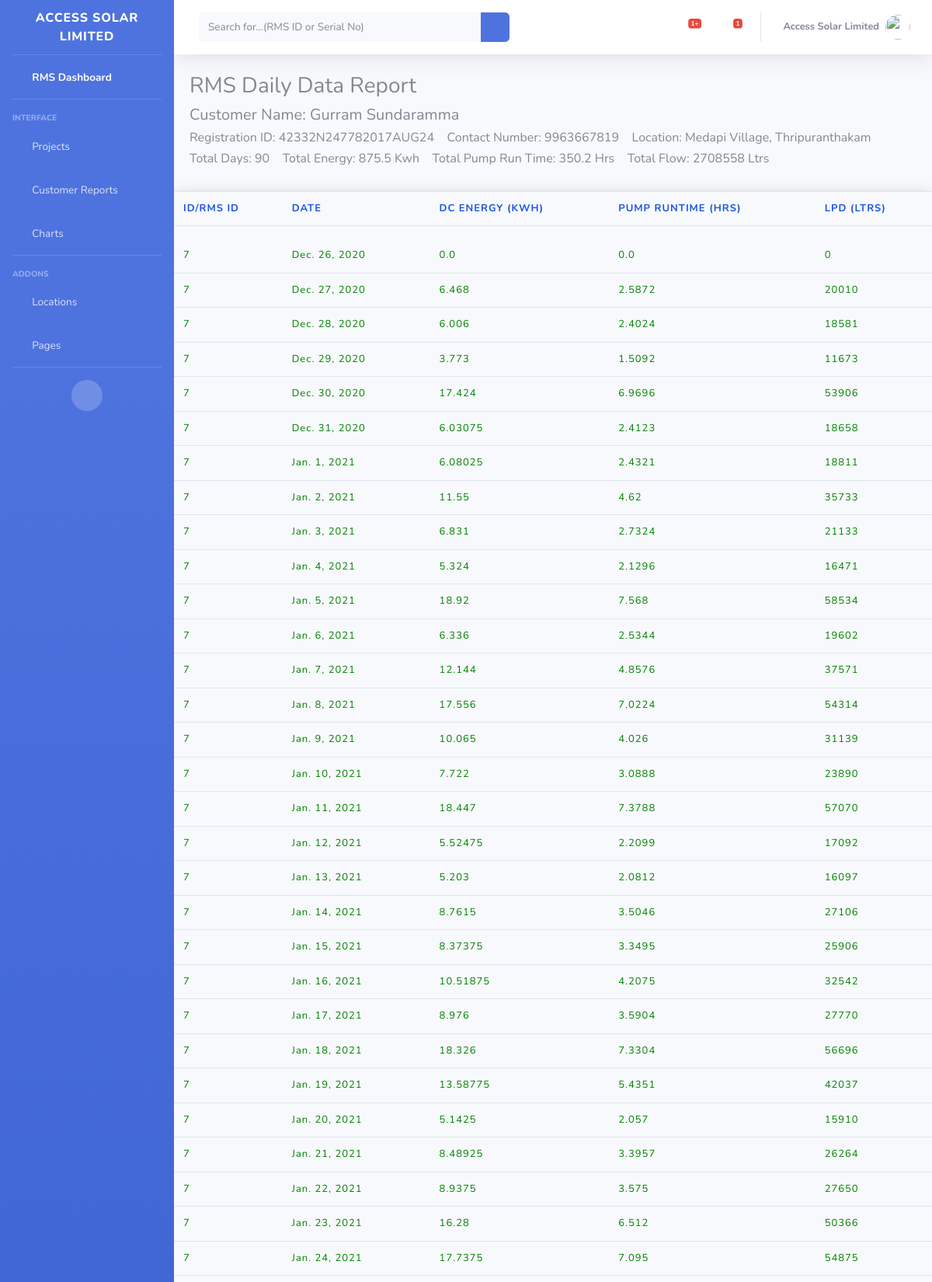
The app's page /datareport/ (signed in, upper part) with its own data.
### rms/models.py (models this page shows, shortened)
class SiteDetails(models.Model):
	capchoise = [('5HP AC', '5HP AC'), ('3HP AC', '3HP AC'), ('7.5HP AC', '7.5HP AC'), ('10HP AC', '10HP AC'), ('5HP DC', '5HP DC'), ('3HP DC', '3HP DC'), ('7.5HP DC', '7.5HP DC'), ('10HP DC', '10HP DC')]
	"""docstring for ClassName"""
	rmsId = models.CharField(max_length=40,null=True,blank=True, help_text='Serial No-1, 2 etc or RMS ID')
	regID = models.CharField(max_length=40,null=True,blank=True, help_text='If any registration ID is there then fill')
	custName = models.CharField(max_length=40,null=True,blank=True, help_text='Customer Name')
	custMob = models.IntegerField(null=True,blank=True, help_text='Customer Contact Number')
	location = models.CharField(max_length=100,null=True,blank=True, help_text='Village, Mandal')
	capacity = models.CharField(max_length=10,null=True,blank=True, choices=capchoise, help_text='5HP AC or 3HP AC or other')
	poNo = models.CharField(max_length=100,null=True,blank=True)
	cmcY = models.CharField(max_length=100,null=True,blank=True, help_text='Year of CMC')

class SiteData(models.Model):
	rmsId = models.CharField(max_length=40,null=True,blank=True, help_text='RMS ID or Site ID')
	Date = models.DateField(null=True,blank=True, help_text='Date of Data')
	dcenergy = models.FloatField(null=True,blank=True, help_text='Solar DC Energy in KWH')
	prthrs = models.FloatField(null=True,blank=True, help_text='Pump Running Hrs')
	lpd = models.IntegerField(null=True,blank=True, help_text='Total LPD/Flow')

### rms/views.py (the view)
# urls.py: path('datareport/', views.datarep, name='dailydata'),
@login_required
def datarep(request):
	try:
		getid = homeid.objects.get(id=1)
		rmsid = getid.homeId
		table_data = SiteData.objects.filter(rmsId=rmsid)
		sitedtls = SiteDetails.objects.get(rmsId=rmsid)
		nDays = SiteData.objects.filter(rmsId=rmsid).count()
		tEnergy = SiteData.objects.filter(rmsId=rmsid).aggregate(Sum('dcenergy')).get('dcenergy__sum')
		tHrs = SiteData.objects.filter(rmsId=rmsid).aggregate(Sum('prthrs')).get('prthrs__sum')
		tLpd = SiteData.objects.filter(rmsId=rmsid).aggregate(Sum('lpd')).get('lpd__sum')
	except SiteData.DoesNotExist:
			return HttpResponse('<h2>No Data Available With This Paricular ID</h2>')
	return render(request, 'datareport.html', {'table_data': table_data, 'sitedtls': sitedtls, 'nDays': nDays, 'tEnergy': tEnergy, 'tHrs': tHrs, 'tLpd': tLpd})

### templates/datareport.html (shortened to what this page needs)
{% extends 'base.html' %}
{% load static %}
{% block content %}
    <link href="{% static 'bootstrap/css/bootstrap.min.css" rel="stylesheet" type="text/css' %}" />
    <link href="{% static 'assets/css/plugins.css" rel="stylesheet" type="text/css' %}" />
    <link rel="stylesheet" type="text/css" href="{% static 'plugins/table/datatable/datatables.css' %}">
    <link rel="stylesheet" type="text/css" href="{% static 'plugins/table/datatable/custom_dt_html5.css' %}">
    <link rel="stylesheet" type="text/css" href="{% static 'plugins/table/datatable/dt-global_style.css' %}">
        <div id="content" class="main-content">
            <div class="layout-px-spacing">
                <div class="page-header">
                    <div class="page-title" style="margin-left:20px">
                        <h3>RMS Daily Data Report</h3>
                        <h5>Customer Name: {{ sitedtls.custName}}</h5>
                        <h6>Registration ID: {{ sitedtls.regID}}&nbsp;&nbsp;&nbsp;&nbsp;Contact Number: {{ sitedtls.custMob}}&nbsp;&nbsp;&nbsp;&nbsp;Location: {{ sitedtls.location}}</h6>
                        <h6>Total Days: {{ nDays}}&nbsp;&nbsp;&nbsp;&nbsp;Total Energy: {{ tEnergy|floatformat:'1'}} Kwh&nbsp;&nbsp;&nbsp;&nbsp;Total Pump Run Time: {{ tHrs |floatformat:'1'}} Hrs&nbsp;&nbsp;&nbsp;&nbsp;Total Flow: {{ tLpd}} Ltrs</h6>
                    </div>
                </div>
                <div class="row" id="cancel-row">
                    <div class="col-xl-12 col-lg-12 col-sm-12  layout-spacing">
                        <div class="widget-content widget-content-area br-6">
                            <div class="table-responsive mb-4 mt-4">
                                <table id="html5-extension" class="table table-bordered" style="width:100%; font-weight:normal;">
                                    <thead>
                                        <tr>
                                            <th>ID/RMS ID</th>
                                            <th>Date</th>
                                            <th>DC Energy (Kwh)</th>
                                            <th>Pump Runtime (Hrs)</th>
                                            <th>LPD (Ltrs)</th>
                                        </tr>
                                    </thead>
                                    <tbody>
                                      {% for x in table_data %}
                                            <tr>
                                              <td style="color: green">{{x.rmsId}}</td>
                                              <td style="color: green">{{x.Date}}</td>
                                              <td style="color: green">{{x.dcenergy}}</td>
                                              <td style="color: green">{{x.prthrs}}</td>
                                              <td style="color: green">{{x.lpd}}</td>
                                            </tr>
                                      {% endfor %}
                                    </tbody>
                                </table>
                            </div>
                        </div>
                    </div>
                </div>
            </div>
        </div>
{% endblock content %}

### records on screen
SiteDetails: custName "Gurram Sundaramma", regID "42332N247782017AUG24", custMob "9963667819", location "Medapi Village, Thripuranthakam"
SiteData: rmsId "7", Date "Dec. 26, 2020", dcenergy "0.0", prthrs "0.0", lpd "0"
SiteData: rmsId "7", Date "Dec. 27, 2020", dcenergy "6.468", prthrs "2.5872", lpd "20010"
SiteData: rmsId "7", Date "Dec. 28, 2020", dcenergy "6.006", prthrs "2.4024", lpd "18581"
SiteData: rmsId "7", Date "Dec. 29, 2020", dcenergy "3.773", prthrs "1.5092", lpd "11673"
SiteData: rmsId "7", Date "Dec. 30, 2020", dcenergy "17.424", prthrs "6.9696", lpd "53906"
SiteData: rmsId "7", Date "Dec. 31, 2020", dcenergy "6.03075", prthrs "2.4123", lpd "18658"
SiteData: rmsId "7", Date "Jan. 1, 2021", dcenergy "6.08025", prthrs "2.4321", lpd "18811"
SiteData: rmsId "7", Date "Jan. 2, 2021", dcenergy "11.55", prthrs "4.62", lpd "35733"
SiteData: rmsId "7", Date "Jan. 3, 2021", dcenergy "6.831", prthrs "2.7324", lpd "21133"
SiteData: rmsId "7", Date "Jan. 4, 2021", dcenergy "5.324", prthrs "2.1296", lpd "16471"
SiteData: rmsId "7", Date "Jan. 5, 2021", dcenergy "18.92", prthrs "7.568", lpd "58534"
SiteData: rmsId "7", Date "Jan. 6, 2021", dcenergy "6.336", prthrs "2.5344", lpd "19602"
SiteData: rmsId "7", Date "Jan. 7, 2021", dcenergy "12.144", prthrs "4.8576", lpd "37571"
SiteData: rmsId "7", Date "Jan. 8, 2021", dcenergy "17.556", prthrs "7.0224", lpd "54314"
SiteData: rmsId "7", Date "Jan. 9, 2021", dcenergy "10.065", prthrs "4.026", lpd "31139"
SiteData: rmsId "7", Date "Jan. 10, 2021", dcenergy "7.722", prthrs "3.0888", lpd "23890"
SiteData: rmsId "7", Date "Jan. 11, 2021", dcenergy "18.447", prthrs "7.3788", lpd "57070"
SiteData: rmsId "7", Date "Jan. 12, 2021", dcenergy "5.52475", prthrs "2.2099", lpd "17092"
SiteData: rmsId "7", Date "Jan. 13, 2021", dcenergy "5.203", prthrs "2.0812", lpd "16097"
SiteData: rmsId "7", Date "Jan. 14, 2021", dcenergy "8.7615", prthrs "3.5046", lpd "27106"
SiteData: rmsId "7", Date "Jan. 15, 2021", dcenergy "8.37375", prthrs "3.3495", lpd "25906"
SiteData: rmsId "7", Date "Jan. 16, 2021", dcenergy "10.51875", prthrs "4.2075", lpd "32542"
SiteData: rmsId "7", Date "Jan. 17, 2021", dcenergy "8.976", prthrs "3.5904", lpd "27770"
SiteData: rmsId "7", Date "Jan. 18, 2021", dcenergy "18.326", prthrs "7.3304", lpd "56696"
SiteData: rmsId "7", Date "Jan. 19, 2021", dcenergy "13.58775", prthrs "5.4351", lpd "42037"
SiteData: rmsId "7", Date "Jan. 20, 2021", dcenergy "5.1425", prthrs "2.057", lpd "15910"
SiteData: rmsId "7", Date "Jan. 21, 2021", dcenergy "8.48925", prthrs "3.3957", lpd "26264"
SiteData: rmsId "7", Date "Jan. 22, 2021", dcenergy "8.9375", prthrs "3.575", lpd "27650"
SiteData: rmsId "7", Date "Jan. 23, 2021", dcenergy "16.28", prthrs "6.512", lpd "50366"
SiteData: rmsId "7", Date "Jan. 24, 2021", dcenergy "17.7375", prthrs "7.095", lpd "54875"

### other values on screen
{{ nDays }} "90"
{{ tEnergy|floatformat:'1' }} "875.5"
{{ tHrs |floatformat:'1' }} "350.2"
{{ tLpd }} "2708558"
